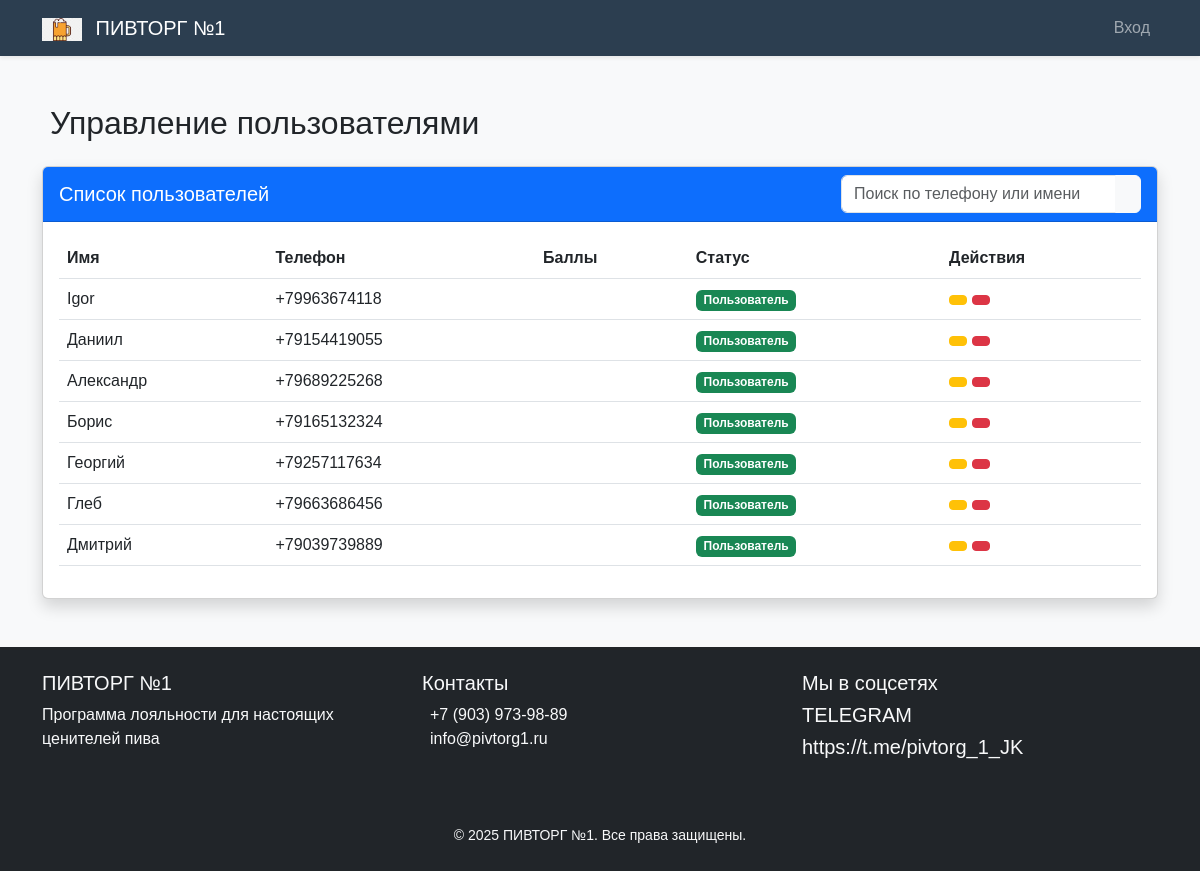
Screenshot of /admin/users (signed in) with the database file from the repository.
### tables this page shows
CREATE TABLE users (
                id INTEGER PRIMARY KEY AUTOINCREMENT,
                phone TEXT UNIQUE NOT NULL,
                name TEXT,
                code TEXT NOT NULL,
                code_expiry DATETIME NOT NULL,
                bonus_points INTEGER DEFAULT 0,
                discount INTEGER DEFAULT 3, 
                is_verified BOOLEAN DEFAULT FALSE,
                created_at DATETIME DEFAULT CURRENT_TIMESTAMP
            );

### app.py (the view)
@application.route('/admin/users')
@admin_required
def manage_users():
    db = get_db()
    users = db.execute('SELECT * FROM users ORDER BY created_at DESC').fetchall()
    return render_template('admin/users.html', users=users)

### app.py (called while the page is built)
def get_db():
    conn = sqlite3.connect(Config.DATABASE)
    conn.row_factory = sqlite3.Row
    return conn

def admin_required(f):
    @wraps(f)
    def decorated_function(*args, **kwargs):
        if not session.get('admin_logged_in'):
            return redirect(url_for('admin_login'))
        return f(*args, **kwargs)
    return decorated_function

### templates/admin/users.html (shortened to what this page needs)
{% extends "base.html" %}
{% block content %}
<div class="admin-dashboard">
    <h2>Управление пользователями</h2>
    <div class="card shadow mt-4">
        <div class="card-header bg-primary text-white">
            <div class="d-flex justify-content-between align-items-center">
                <h5 class="mb-0">Список пользователей</h5>
                <div class="input-group" style="width: 300px;">
                    <input type="text"
                           class="form-control"
                           placeholder="Поиск по телефону или имени">
                    <button class="btn btn-light">
                    </button>
                </div>
            </div>
        </div>
        <div class="card-body">
            <div class="table-responsive">
                <table class="table table-hover">
                    <thead>
                        <tr>
                            <th>Имя</th>
                            <th>Телефон</th>
                            <th>Баллы</th>
                            <th>Статус</th>
                            <th>Действия</th>
                        </tr>
                    </thead>
                    <tbody>
                        {% for user in users %}
                        <tr>
                            <td>{{ user.name }}</td>
                            <td>{{ user.phone }}</td>
                            <td>{{ user.points }}</td>
                            <td>
                                {% if user.is_admin %}
                                <span class="badge bg-danger">Админ</span>
                                {% else %}
                                <span class="badge bg-success">Пользователь</span>
                                {% endif %}
                            </td>
                            <td>
                                <button class="btn btn-sm btn-warning">
                                </button>
                                <button class="btn btn-sm btn-danger">
                                </button>
                            </td>
                        </tr>
                        {% endfor %}
                    </tbody>
                </table>
            </div>
        </div>
    </div>
</div>
{% endblock %}

### static/css/main.css (style rules this page uses)
:root { --primary: #2c3e50; --secondary: #3498db; --success: #27ae60; --danger: #e74c3c; }
body { font-family: 'Arial', sans-serif; background: #f8f9fa; }

### rows the page displays
users: name "Igor", phone "+79963674118"
users: name "Даниил", phone "+79154419055"
users: name "Александр", phone "+79689225268"
users: name "Борис", phone "+79165132324"
users: name "Георгий", phone "+79257117634"
users: name "Глеб", phone "+79663686456"
users: name "Дмитрий", phone "+79039739889"
